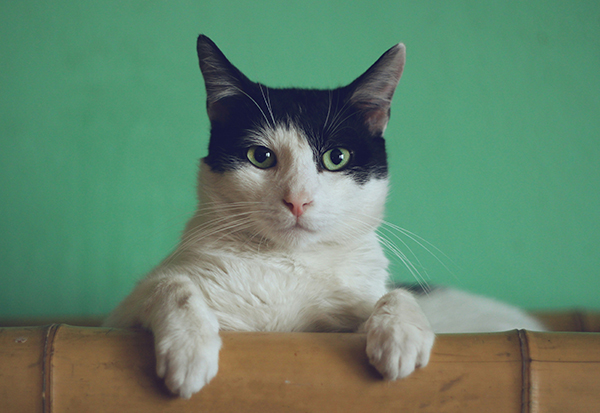
#> input picture myenv/images/Cat2.jpg, 600 x 413 px, found by its file name
$ python changeImage.py
#> lines starting #> are read from the running program, lines starting #| are printed output that depends on the picture; after the words box and inside, x2 and y2 are one past the last pixel; in counts of white or black regions, pixels touching at a corner belong together
import cv2

# Absolute path to the image
img = cv2.imread('/Users/seungwookyoon/LearnOpenCV/myenv/images/Cat2.jpg')
#> img is the input picture: shape (413, 600, 3); mean B, G, R 108.4, 133.2, 99.7

# cv2.imshow('Cat', img)

# Convert to grayscale
gray = cv2.cvtColor(img, cv2.COLOR_BGR2GRAY)
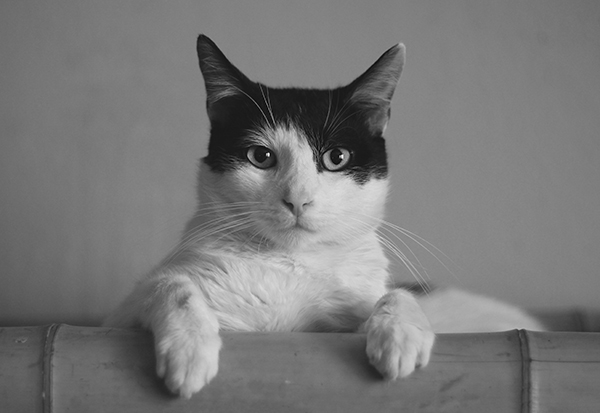
#> gray: shape (413, 600); min 3, max 255, mean 120.4
# cv2.imshow('Gray', gray)

# Blur
blur = cv2.GaussianBlur(img, (3, 3), cv2.BORDER_DEFAULT) # (7, 7) is the kernel size
# cv2.imshow('Blur', blur)

# Edge Cascade
canny = cv2.Canny(blur, 125, 175) # 125 is the lower threshold, 175 is the upper threshold
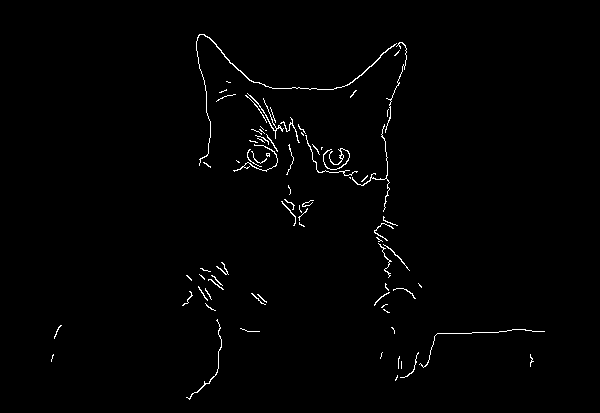
#> canny: shape (413, 600); 1.1% white in thin lines or dots, all inside (x1, y1, x2, y2) = (51, 34, 545, 400)
# cv2.imshow('Canny Edges', canny)

# Dilating the image (thickening the edges)
dilated = cv2.dilate(canny, (3, 3), iterations=3)
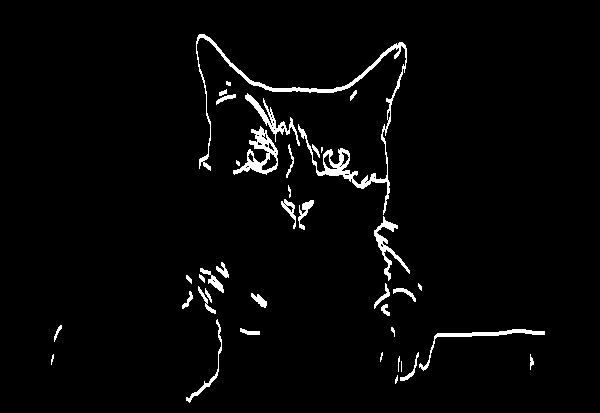
#> dilated: shape (413, 600); 2.8% white; 39 white regions (7 under 20 px), largest, box (x1, y1, x2, y2) and area: (196, 34, 407, 215) 2497, (233, 126, 278, 175) 759, (419, 329, 545, 371) 531
# cv2.imshow('Dilated', dilated)

# Resize
resized = cv2.resize(img, (400, 400), interpolation=cv2.INTER_AREA)
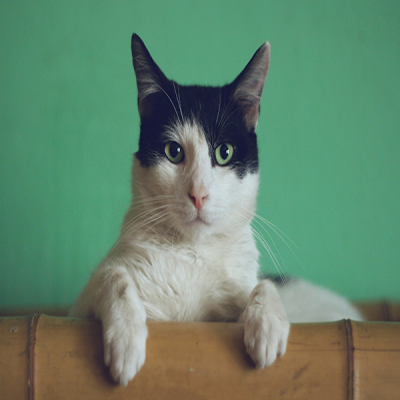
#> resized: shape (400, 400, 3); mean B, G, R 108.4, 133.2, 99.7
# cv2.imshow('Resized', resized)

# Cropping
cropped = img[50:200, 200:400]
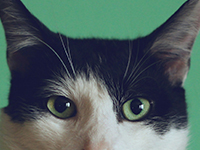
#> cropped: shape (150, 200, 3); mean B, G, R 95.3, 96.3, 79
cv2.imshow('Cropped', cropped)

cv2.waitKey(0)
